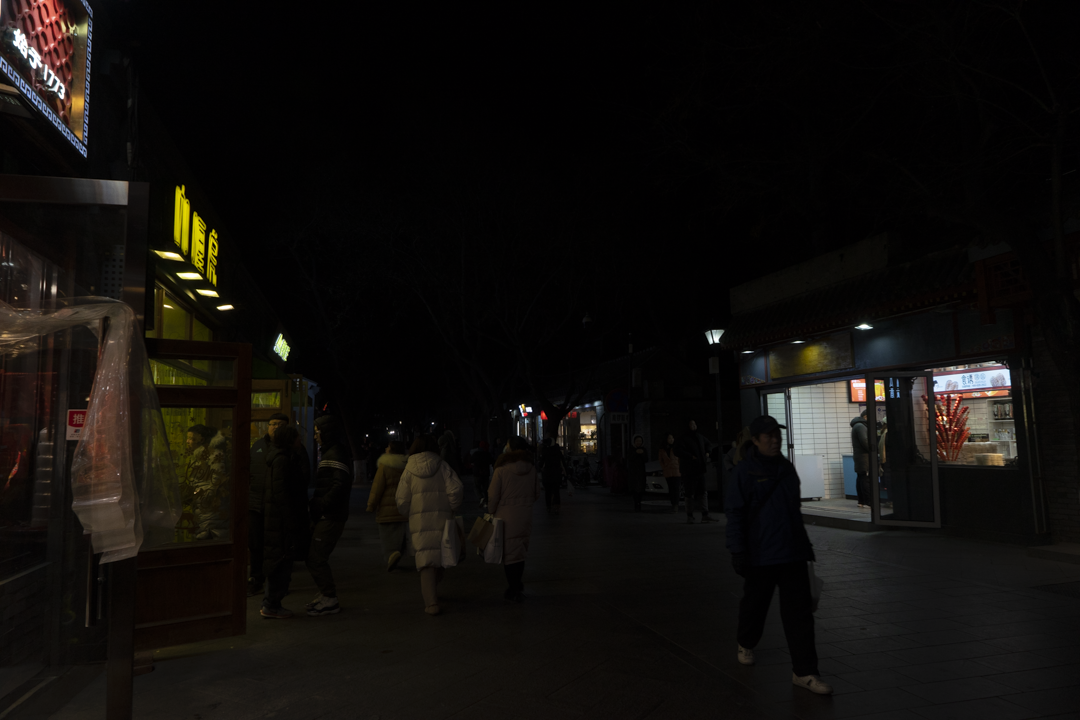
#> input picture images/2543.png, 1080 x 720 px
$ jupyter execute pruebas_colab.ipynb   (shell and % lines are left out)
#> lines starting #> are read from the running program, lines starting #| are printed output that depends on the picture
<a href="https://colab.research.google.com/github/cabamarcos/VA_1/blob/main/pruebas_colab.ipynb" target="_parent"></a>

[cell 1]
import numpy as np
import matplotlib.pyplot as plt
import cv2
from PIL import Image
from google.colab import files
import requests

[cell 2]
img = cv2.imread('images/2543.png')
#> img is the input picture: shape (720, 1080, 3); mean B, G, R 12, 14.4, 16.7
img = cv2.cvtColor(img, cv2.COLOR_BGR2RGB)
plt.imshow(img)

[cell 3]
brillo = 50
brillo_ajustado = cv2.add(img, np.full(img.shape, brillo, dtype=np.uint8))
brillo = 100
brillo_ajustado_15 = cv2.add(img, np.full(img.shape, brillo, dtype=np.uint8))
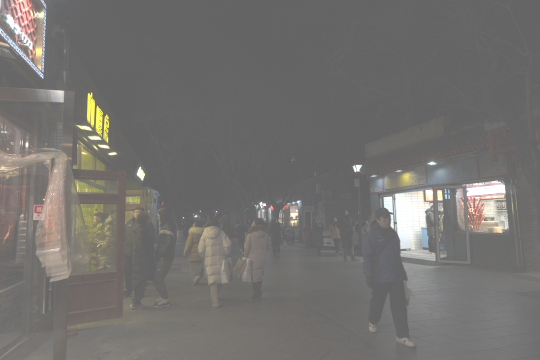
#> brillo_ajustado_15: shape (720, 1080, 3) (shown at 1/2 size); mean R, G, B 116.3, 114, 111.7

# Crea una figura con tres subplots
fig, axes = plt.subplots(1, 3, figsize=(18, 6))  # Ajusta el tamaño de la figura

# Muestra la imagen original
axes[0].imshow(img)
axes[0].set_title('Original')
axes[0].set_xticks([])
axes[0].set_yticks([])

# Muestra la imagen con brillo ajustado (factor 1.2)
axes[1].imshow(brillo_ajustado)
axes[1].set_title('Brillo Ajustado (50)')
axes[1].set_xticks([])
axes[1].set_yticks([])

# Muestra la imagen con brillo ajustado (factor 1.5)
axes[2].imshow(brillo_ajustado_15)
axes[2].set_title('Brillo Ajustado (100)')
axes[2].set_xticks([])
axes[2].set_yticks([])

plt.show()

 lo que estás modificando son los valores de intensidad de los píxeles en los tres canales de color (B, G, R) de la imagen.

 Como vemos, si es verdad que un poco de brillo hace que se vea mejor, pero mucho brillo hace que se saturen los píxeles, ya uqe llegan a un valor cercano a 255.

 Vamos a utilizar otras operaciones.

# Procesado del histograma

[cell 4]
# Función para calcular y mostrar histograma y CDF
def mostrar_histograma_e_cdf(imagen, titulo):
#> called with titulo = 'Imagen original'
    hist, bins = np.histogram(imagen.flatten(), 256, [0, 256])
#> hist = 256 values, max 157923 at index 1, min 14 at index 247, mean 3037.5; bins = 257 values from 0 to 256
    cdf = hist.cumsum()
#> cdf = 256 values from 52442 to 777600
    cdf_normalized = cdf * float(hist.max()) / cdf.max()
#> cdf_normalized = 256 values from 10650.5 to 157923

    plt.plot(cdf_normalized, color = 'b')
    plt.hist(img.flatten(), bins=256, color='gray', alpha=0.9)
    plt.title(titulo)
    plt.xlabel("Intensidad")
    plt.ylabel("Frecuencia")
    plt.legend(["CDF", "Histograma"])
    plt.show();

[cell 5]
#grayscale
img = cv2.cvtColor(img, cv2.COLOR_RGB2BGR)
gray_img = cv2.cvtColor(img, cv2.COLOR_RGB2GRAY)
mostrar_histograma_e_cdf(gray_img, "Imagen original")

Como podemos ver tenemos una imagen que claramente es muy oscura ya que el 60% de los píxeles están en el quinto de valores más oscuros.

Para mejorar esta imagen, podremos hacer una ecualización del histograma, haciendo que los valores se repartan más equitativamente por el histograma.

## Ecualización del histograma

[cell 6]
# Ecualizar la imagen utilizando OpenCV
equalized_image_cv2 = cv2.equalizeHist(gray_img)

mostrar_histograma_e_cdf(equalized_image_cv2, "Ecualización OpenCV")

[cell 7]
# Ecualizar la imagen utilizando OpenCV en cada canal de color
img_yuv = cv2.cvtColor(img, cv2.COLOR_BGR2YUV) # Convierte a YUV para ecualizar solo la luminancia (Y)
#> img_yuv: shape (720, 1080, 3); mean of channels 0, 1, 2 14.7, 126.7, 129.8
img_yuv[:,:,0] = cv2.equalizeHist(img_yuv[:,:,0]) # Ecualiza el canal Y
#> img_yuv: shape (720, 1080, 3); mean of channels 0, 1, 2 127.8, 126.7, 129.8
equalized_image_cv2_color = cv2.cvtColor(img_yuv, cv2.COLOR_YUV2RGB) # Convierte de nuevo a RGB
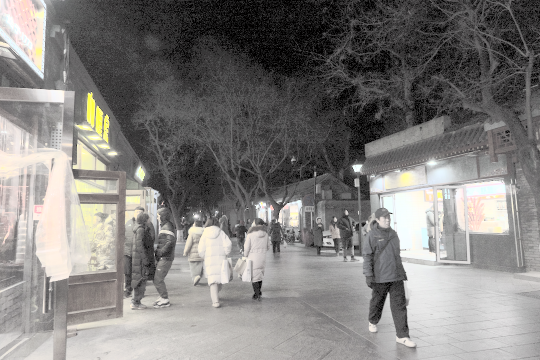
#> equalized_image_cv2_color: shape (720, 1080, 3) (shown at 1/2 size); mean R, G, B 129.3, 127.1, 125

mostrar_histograma_e_cdf(equalized_image_cv2_color, "Ecualización OpenCV en Color")

# Display the equalized image in color
plt.figure()
plt.imshow(equalized_image_cv2_color) # Muestra la imagen ecualizada en color
plt.title("Imagen Ecualizada en Color")
plt.axis('off')
plt.show()

Se puede observar que la imagen ha sido mejorada pero tiene mucho ruido. Además podemos ver que la imagen tiene saturación en las fuentes de luz.

Para mejorar estom vamos a usar CLAHE, ya que divide las imágenes en porciones, ecualizando de forma separada.

## CLAHE

[cell 8]
img = cv2.imread('images/2543.png') # Load the image in color (BGR)
img = cv2.cvtColor(img, cv2.COLOR_BGR2RGB)  #If needed convert to RGB
img_yuv = cv2.cvtColor(img, cv2.COLOR_RGB2YUV)  # Convert to YUV for luminance equalization

clahe = cv2.createCLAHE(clipLimit=8.0, tileGridSize=(8, 8))
img_yuv[:,:,0] = clahe.apply(img_yuv[:,:,0])
#> img_yuv: shape (720, 1080, 3); mean of channels 0, 1, 2 58.6, 126.7, 129.8
img_clahe_color = cv2.cvtColor(img_yuv, cv2.COLOR_YUV2RGB)  # Para LAB: cv2.COLOR_LAB2BGR


# Mostrar imágenes y sus histogramas
fig, axes = plt.subplots(2, 3, figsize=(20, 10))

# Imagen original
img = cv2.imread('images/2543.png')
img = cv2.cvtColor(img, cv2.COLOR_BGR2RGB)
axes[0, 0].imshow(img)
axes[0, 0].set_title("Imagen Original")
axes[0, 0].axis('off')
axes[1, 0].hist(img.ravel(), bins=256, range=(0, 256), color='black')
axes[1, 0].set_title("Histograma Original")

# Imagen con equalización del histograma
axes[0, 1].imshow(equalized_image_cv2_color, cmap='gray')
axes[0, 1].set_title("Equalización del Histograma")
axes[0, 1].axis('off')
axes[1, 1].hist(equalized_image_cv2_color.ravel(), bins=256, range=(0, 256), color='black')
axes[1, 1].set_title("Histograma Equalizado")

# Imagen con CLAHE

axes[0, 2].imshow(img_clahe_color, cmap='gray')
axes[0, 2].set_title("Imagen con CLAHE")
axes[0, 2].axis('off')
axes[1, 2].hist(img_clahe_color.ravel(), bins=256, range=(0, 256), color='black')
axes[1, 2].set_title("Histograma CLAHE")

plt.tight_layout()
plt.show()

Aunque se ve bien, vamos a probar otras formas

# GAMMA correction

[cell 9]
import cv2
import numpy as np
import matplotlib.pyplot as plt

# Cargar la imagen en color (BGR)
img = cv2.imread('images/2543.png')  # Ruta de tu imagen

# Verifica que la imagen se cargó correctamente
if img is None:
    print("Error al cargar la imagen.")
    exit()

# Convertir a RGB para visualizar correctamente en Matplotlib
img_rgb = cv2.cvtColor(img, cv2.COLOR_BGR2RGB)

# Lista de valores gamma a aplicar (solo 0.2, 0.3, y 0.4)
gamma_values = [0.2, 0.3, 0.4, 0.5]

# Crear una figura para mostrar las imágenes
plt.figure(figsize=(10, 8))

# Mostrar la imagen original como la primera
plt.subplot(2, 2, 1)  # (n_filas, n_columnas, índice)
plt.title("Imagen Original")
# plt.imshow(img_rgb)
plt.axis('off')

# Normalizar la imagen al rango [0, 1] para realizar operaciones gamma
normalized_img = img_rgb / 255.0

# Aplicar corrección gamma y mostrar las imágenes transformadas
for i, gamma in enumerate(gamma_values, start=1):  # Comienza en el índice 2
    # Aplicar transformación gamma a cada canal de color
    gamma_corrected = np.power(normalized_img, gamma) * 255

    # Asegurarse de convertir el resultado a uint8
    gamma_corrected = gamma_corrected.astype(np.uint8)

    # Mostrar la imagen transformada en la cuadrícula
    plt.subplot(2, 2, i)  # (n_filas, n_columnas, índice)
    plt.title(f"Gamma = {gamma}")
    plt.imshow(gamma_corrected)
    plt.axis('off')
#> this loop made 4 passes
#> pass 1, `gamma_corrected = np.power(normalized_img, gamma) * 255`:
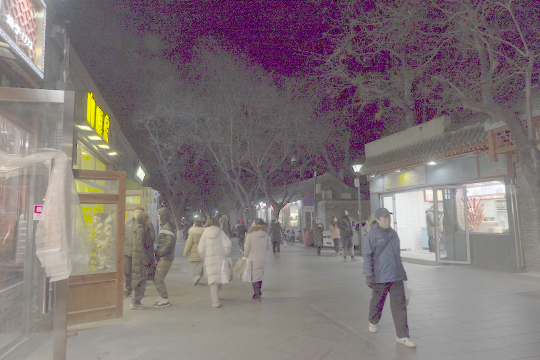
#> gamma_corrected: shape (720, 1080, 3) float64 (shown at 1/2 size); mean R, G, B 127.9, 117.2, 118.8

# Ajustar el diseño y mostrar las imágenes
plt.tight_layout()
plt.show()
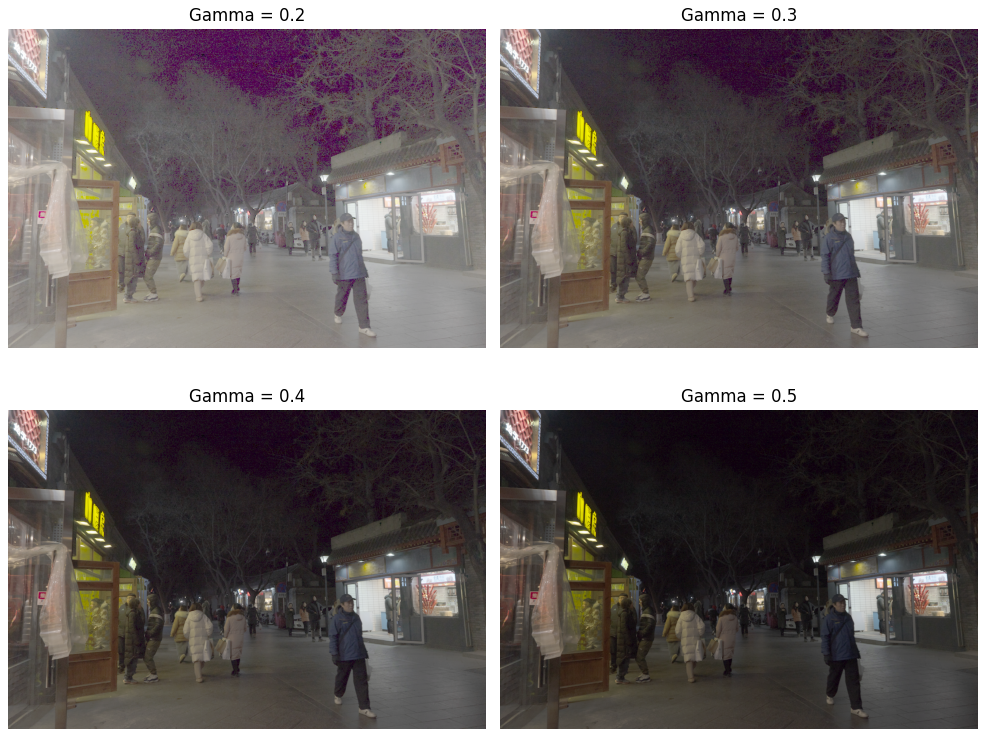
#> figure drawn by matplotlib, 4 panels

Podemos ver que la imagen mejora bastante sin saturar ni quemar los píxeles en rangos de 0,4 y 0,5.

# Log transform

[cell 10]
def adjust_brightness_log(img, c):
    """Ajusta el brillo de la imagen utilizando una función logarítmica."""
#> called with c = 6
    img = img.astype(np.float32) / 255.0
    for i in range(3):
        img[:,:,i] = c * np.log(1 + img[:,:,i])
    img = np.clip(img, 0, 1) * 255
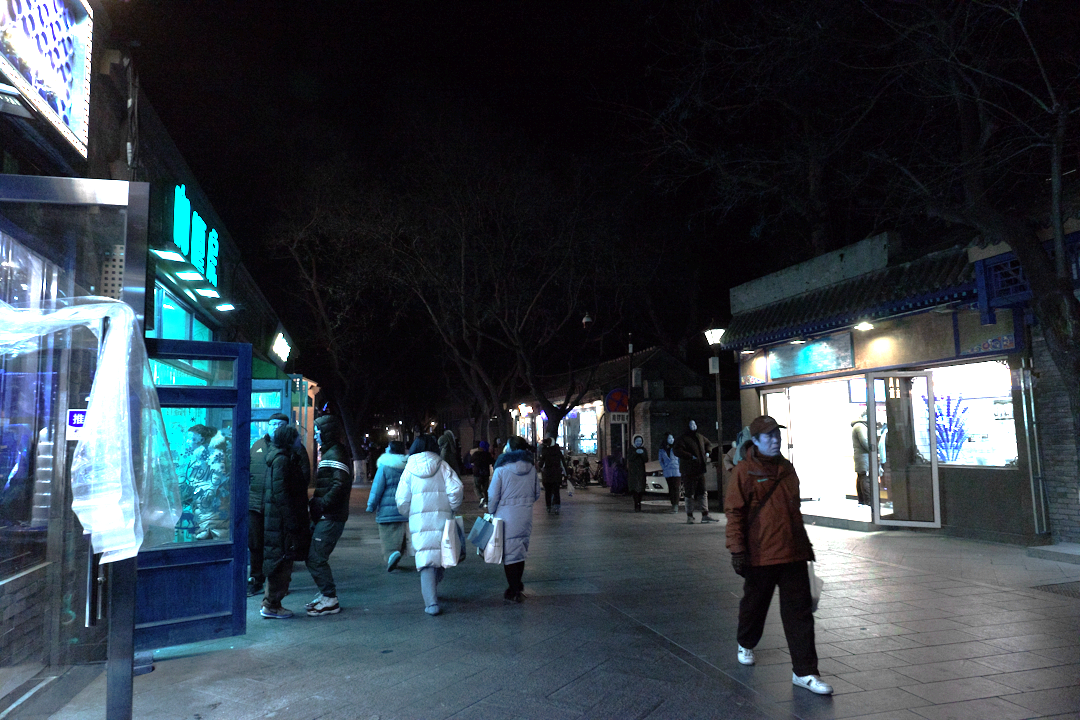
#> img: shape (720, 1080, 3) float32; mean of channels 0, 1, 2 72.2, 63.7, 54.6; drawn as B, G, R
    img = img.astype(np.uint8)
    return img


img = cv2.imread('images/2543.png')  # Ruta de tu imagen
img = cv2.cvtColor(img, cv2.COLOR_BGR2RGB)

log_img = adjust_brightness_log(img, 6)

plt.imshow(log_img)

$ run again, with images/4668.png copied over images/2543.png
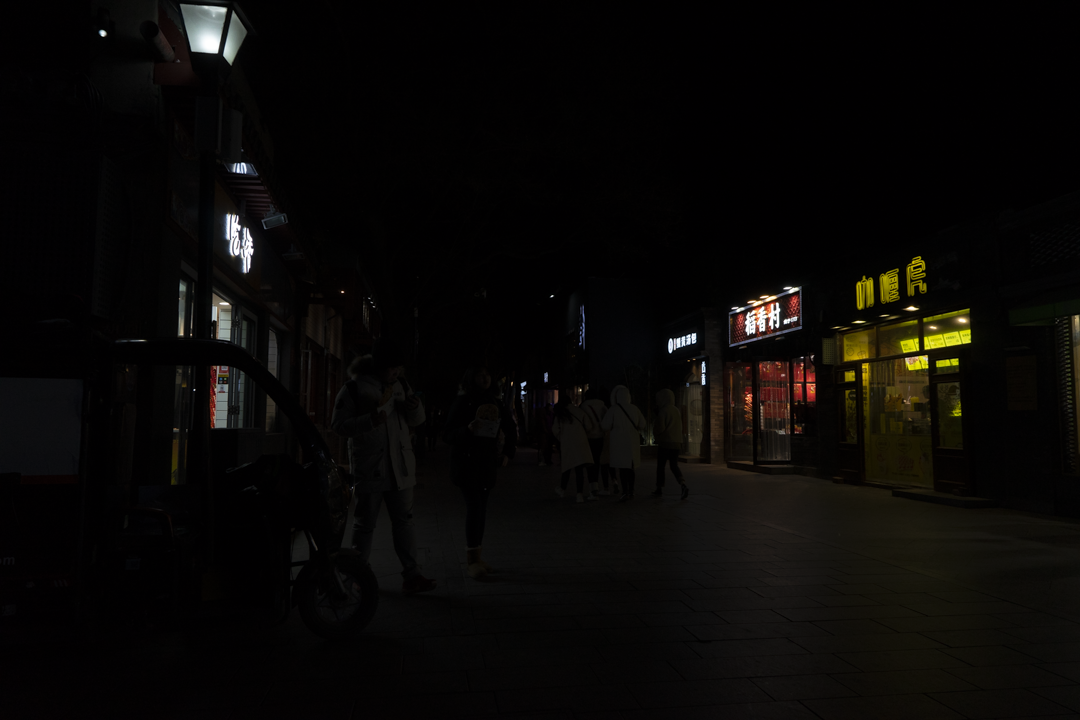
#> input picture images/4668.png, 1080 x 720 px
#> img is the input picture: shape (720, 1080, 3); mean B, G, R 6.3, 7.9, 9.4
#> hist = 256 values, max 189148 at index 0, min 12 at index 196, mean 3037.5; bins = 257 values from 0 to 256
#> cdf = 256 values from 189148 to 777600
#> cdf_normalized = 256 values from 46009.5 to 189148
#> hist = 256 values, max 189148 at index 0, min 0 at index 1, mean 3037.5
#> in mostrar_histograma_e_cdf (call 2), `plt.show();`:
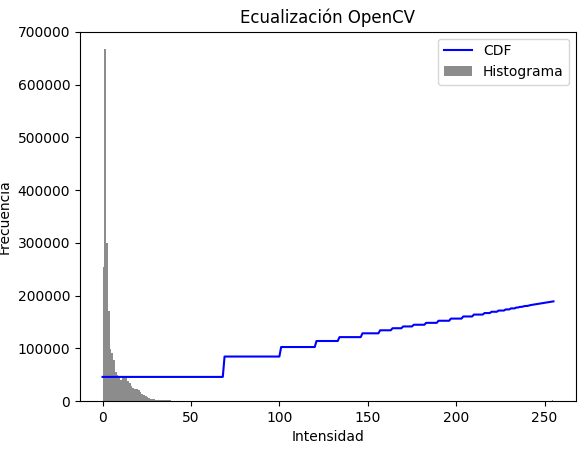
#> figure drawn by matplotlib, 1 panel; tallest bar 666924 high, from x = 0.996 to 1.99; curve peaks at x = 255, y = 189148
#> in adjust_brightness_log, `img = np.clip(img, 0, 1) * 255`:
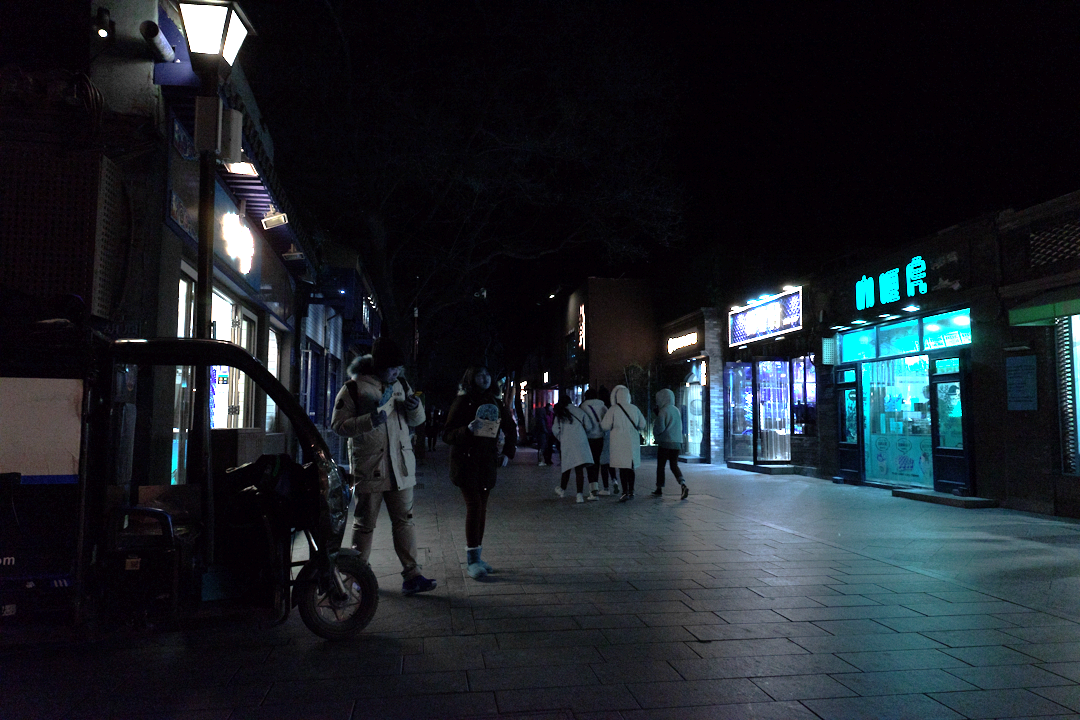
#> img: shape (720, 1080, 3) float32; mean of channels 0, 1, 2 43.1, 36.2, 30.2; drawn as B, G, R

$ run again, with images/5837.png copied over images/2543.png
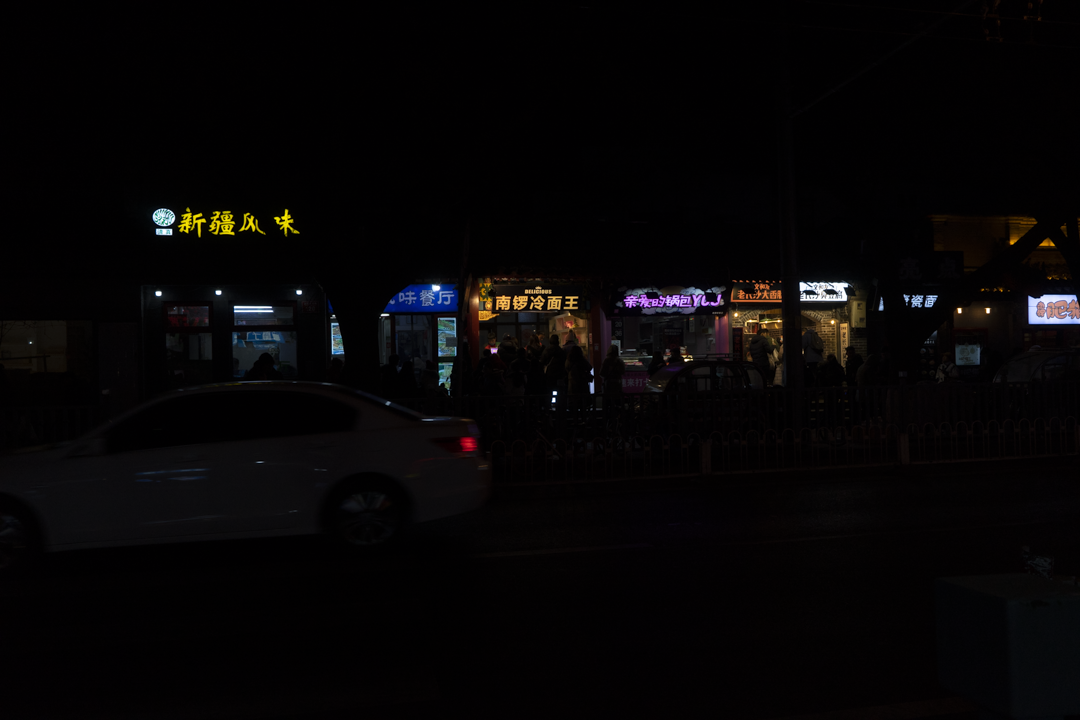
#> input picture images/5837.png, 1080 x 720 px
#> img is the input picture: shape (720, 1080, 3); mean B, G, R 5.8, 5.2, 6.8
#> hist = 256 values, max 224160 at index 1, min 7 at index 250, mean 3037.5; bins = 257 values from 0 to 256
#> cdf = 256 values from 175023 to 777600
#> cdf_normalized = 256 values from 50454.2 to 224160
#> `equalized_image_cv2_color = cv2.cvtColor(img_yuv, cv2.COLOR_YUV2RGB)`:
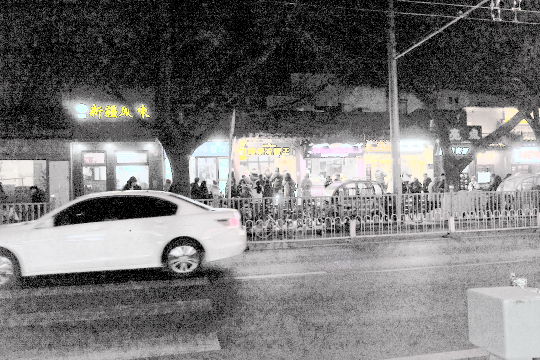
#> equalized_image_cv2_color: shape (720, 1080, 3) (shown at 1/2 size); mean R, G, B 118.6, 117.1, 117.1
#> in adjust_brightness_log, `img = np.clip(img, 0, 1) * 255`:
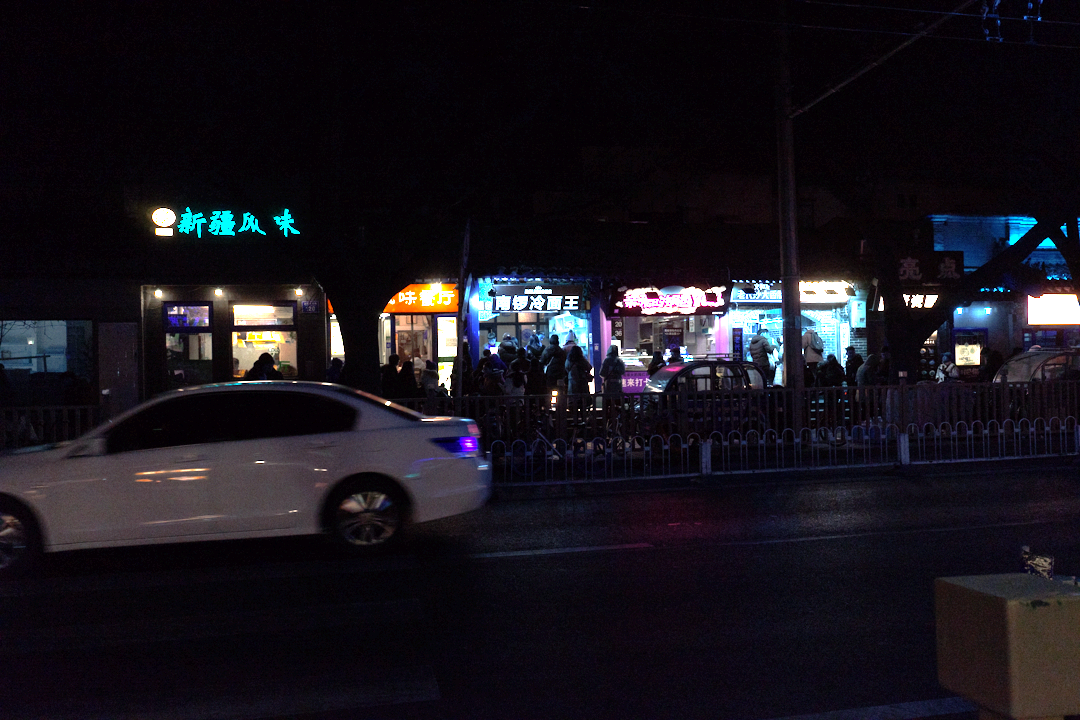
#> img: shape (720, 1080, 3) float32; mean of channels 0, 1, 2 29.8, 22.1, 25.7; drawn as B, G, R
